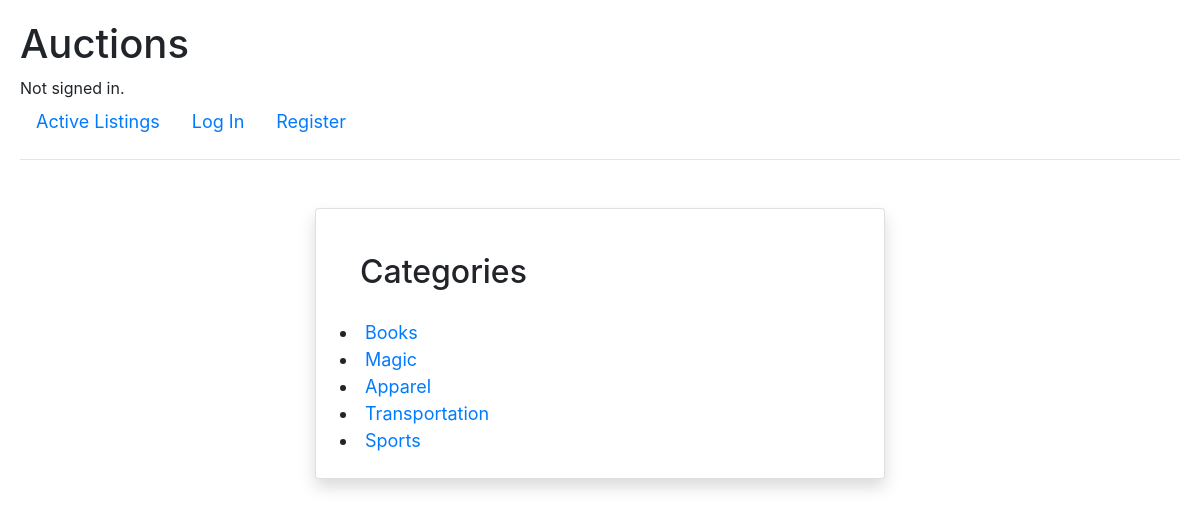
The page /categories on the database its author committed.
### auctions/models.py (models this page shows, shortened)
class Category(models.Model):
    name = models.CharField(max_length=64, unique=True)

### auctions/views.py (the view)
# urls.py: path("categories", views.categories, name="categories"),
def categories(request):
    categories = Category.objects.all()
    return render(request, "auctions/categories.html", {"categories":categories})

### auctions/templates/auctions/categories.html (shortened to what this page needs)
{% extends "auctions/layout.html" %}
{% block body %}
<div class="container mt-5" style="max-width: 600px;">
    <div class="card shadow p-4">
        <h2>Categories</h2>
        {% load static %}
        {% if categories %}
        <ull>
        {% for category in categories %}
            <li><a href="{% url 'category' category.name %}">{{ category.name }}</a></li>
        {% endfor %}
        {% else %}
            <p>No defined categories available.</p>
        {% endif %}
    </div>
</div>
{% endblock %}

### auctions/static/auctions/styles.css (style rules this page uses)
body { padding: 20px; }
h2 { padding: 20px; }
li { font-size: large; }

### rows shown on the page
Category: name "Books"
Category: name "Magic"
Category: name "Apparel"
Category: name "Transportation"
Category: name "Sports"
